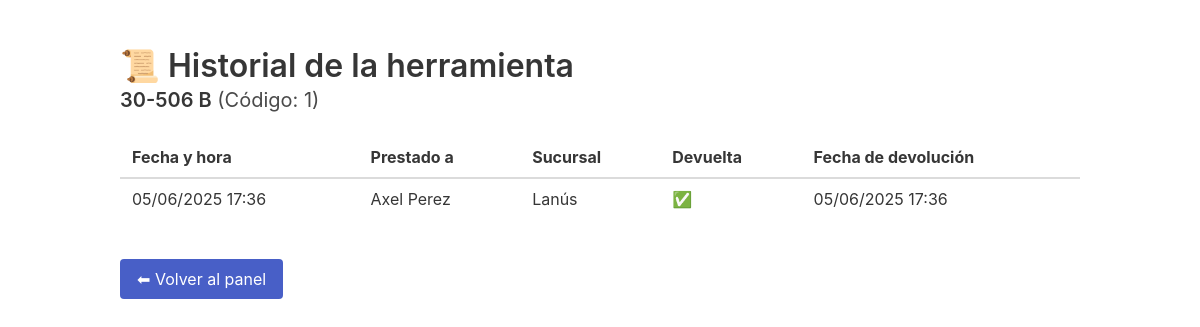
/historial_herramienta.php?id=2071 (signed in), run on the app's committed database.
### tables this page shows
CREATE TABLE `herramientas` (
  `id` int(11) NOT NULL AUTO_INCREMENT,
  `codigo` varchar(50) DEFAULT NULL,
  `nombre` varchar(100) NOT NULL,
  `ubicacion` varchar(100) NOT NULL,
  `imagen` varchar(255) DEFAULT NULL,
  `cantidad` int(11) DEFAULT 1,
  PRIMARY KEY (`id`)
);

CREATE TABLE `prestamos` (
  `id` int(11) NOT NULL AUTO_INCREMENT,
  `herramienta_id` int(11) NOT NULL,
  `mecanico_id` int(11) DEFAULT NULL,
  `nombre_personalizado` varchar(100) DEFAULT NULL,
  `sucursal` varchar(100) NOT NULL DEFAULT 'Lanús',
  `fecha_hora` datetime NOT NULL,
  `fecha_devolucion` datetime DEFAULT NULL,
  `devuelta` tinyint(1) DEFAULT 0,
  PRIMARY KEY (`id`),
  KEY `herramienta_id` (`herramienta_id`),
  CONSTRAINT `prestamos_ibfk_1` FOREIGN KEY (`herramienta_id`) REFERENCES `herramientas` (`id`) ON UPDATE CASCADE
);

CREATE TABLE `mecanicos` (
  `id` int(11) NOT NULL AUTO_INCREMENT,
  `nombre` varchar(100) NOT NULL,
  PRIMARY KEY (`id`),
  UNIQUE KEY `nombre` (`nombre`)
);

### historial_herramienta.php (the view, shortened to what this page needs)
<?php
include 'includes/conexion.php';
$herramienta_id = intval($_GET['id']);
$herramienta = $conexion->query("SELECT nombre, codigo FROM herramientas WHERE id = $herramienta_id")->fetch_assoc();
$query = $conexion->query("
    SELECT p.fecha_hora, p.devuelta, p.fecha_devolucion, p.sucursal,
           m.nombre AS mecanico, p.nombre_personalizado
    FROM prestamos p
    LEFT JOIN mecanicos m ON p.mecanico_id = m.id
    WHERE p.herramienta_id = $herramienta_id
    ORDER BY p.fecha_hora DESC
");
$historial = [];
while ($row = $query->fetch_assoc()) {
    $historial[] = $row;
}
?>
<!DOCTYPE html>
<html lang="es">
<head>
    <link rel="stylesheet" href="https://cdn.jsdelivr.net/npm/bulma@0.9.4/css/bulma.min.css">
</head>
<body>
<section class="section">
    <div class="container">
        <h1 class="title">📜 Historial de la herramienta</h1>
        <h2 class="subtitle">
            <strong><?= htmlspecialchars($herramienta['nombre']) ?></strong> (Código: <?= htmlspecialchars($herramienta['codigo']) ?>)
        </h2>
        <?php if (count($historial) === 0): ?>
            <p>No hay préstamos registrados para esta herramienta.</p>
        <?php else: ?>
            <table class="table is-striped is-fullwidth">
                <thead>
                    <tr>
                        <th>Fecha y hora</th>
                        <th>Prestado a</th>
                        <th>Sucursal</th>
                        <th>Devuelta</th>
                        <th>Fecha de devolución</th>
                    </tr>
                </thead>
                <tbody>
                    <?php foreach ($historial as $h): ?>
                        <tr>
                            <td><?= date('d/m/Y H:i', strtotime($h['fecha_hora'])) ?></td>
                            <td><?= htmlspecialchars($h['mecanico'] ?? $h['nombre_personalizado']) ?></td>
                            <td><?= htmlspecialchars($h['sucursal']) ?></td>
                            <td><?= $h['devuelta'] ? '✅' : '❌' ?></td>
                            <td><?= $h['fecha_devolucion'] ? date('d/m/Y H:i', strtotime($h['fecha_devolucion'])) : '-' ?></td>
                        </tr>
                    <?php endforeach; ?>
                </tbody>
            </table>
        <?php endif; ?>
        <a href="dashboard.php" class="button is-link mt-4">⬅ Volver al panel</a>
    </div>
</section>
</body>
</html>

### data on the page
herramientas: nombre "30-506 B", codigo "1"
prestamos: fecha_hora "05/06/2025 17:36", mecanico.nombre "Axel Perez", sucursal "Lanús", fecha_devolucion "05/06/2025 17:36"
